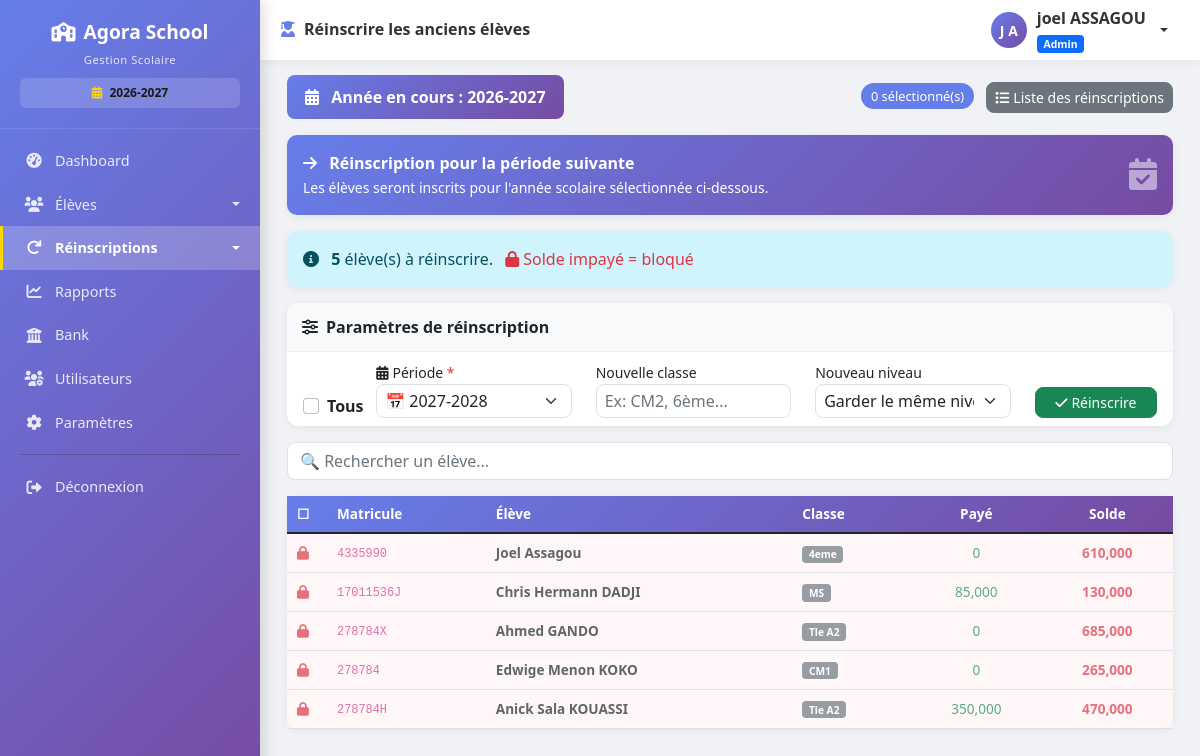
Page /reinscriptions/anciens (signed in) on the earlier database version.
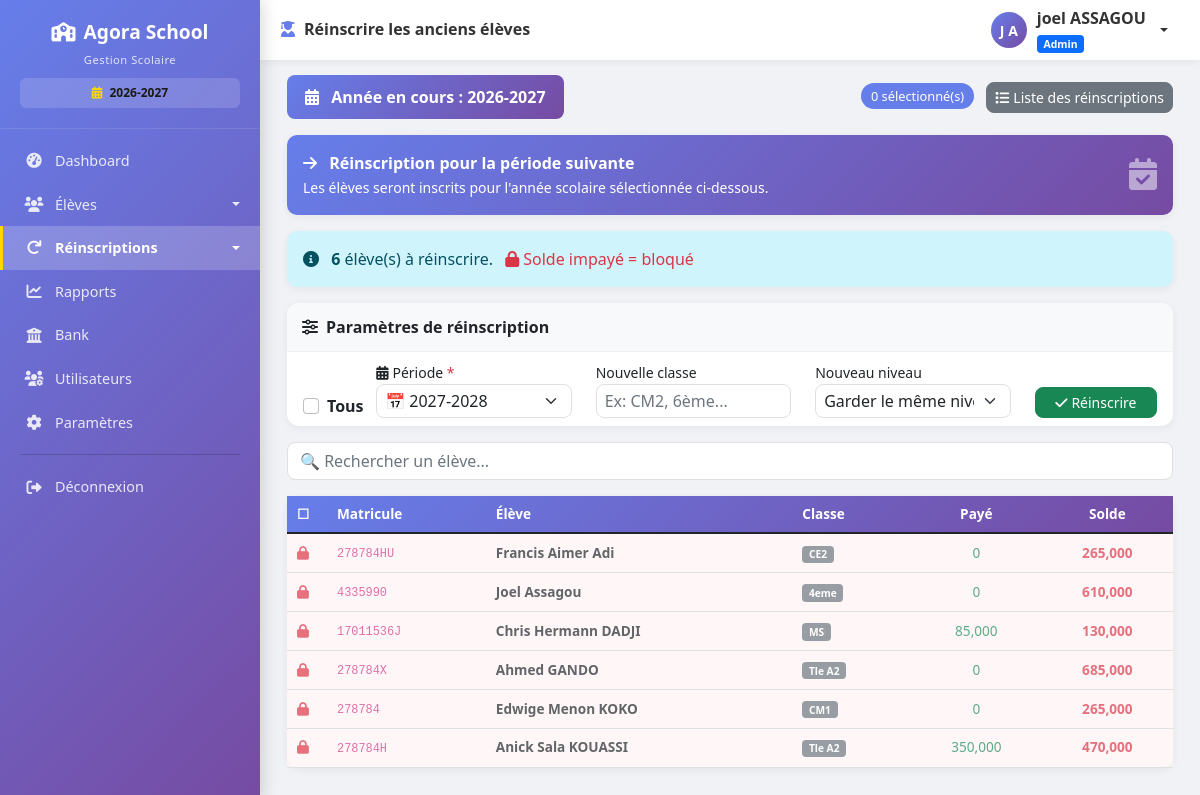
Same page on the later database version.
### models.py (models this page shows, shortened)
class Eleve(db.Model):
    __tablename__ = 'eleves'
    id = db.Column(db.Integer, primary_key=True)
    nom = db.Column(db.String(100), nullable=False)
    prenom = db.Column(db.String(100), nullable=False)
    classe = db.Column(db.String(50), nullable=False)
    genre = db.Column(db.String(1))
    date_naissance = db.Column(db.Date, nullable=True)
    lieu_naissance = db.Column(db.String(100))
    matricule = db.Column(db.String(50), unique=True, nullable=False)
    nom_parent = db.Column(db.String(200))
    profession_parent = db.Column(db.String(200))
    employeur = db.Column(db.String(200))
    telephone_parent = db.Column(db.String(20))
    adresse = db.Column(db.String(200))
    affiliation = db.Column(db.String(100))
    observation = db.Column(db.String(200))
    nom_parent1 = db.Column(db.String(200))
    profession_parent1 = db.Column(db.String(200))
    employeur2 = db.Column(db.String(200))
    telephone_parent2 = db.Column(db.String(20))
    adresse1 = db.Column(db.String(200))
    affiliation1 = db.Column(db.String(100))
    observation1 = db.Column(db.String(200))
    est_affecte_etat = db.Column(db.Boolean, default=False)
    reference_affectation = db.Column(db.String(100))
    organisme_affectation = db.Column(db.String(100), default='État')
    sous_groupe_id = db.Column(db.Integer, db.ForeignKey('sous_groupes.id'), nullable=True)
    transport_option_id = db.Column(db.Integer, db.ForeignKey('options_transport.id'), nullable=True)
    cantine_option_id = db.Column(db.Integer, db.ForeignKey('options_cantine.id'), nullable=True)
    renforcement_inscrit = db.Column(db.Boolean, default=False)
    frais_tenue = db.Column(db.Float, default=0)
    frais_droit_examen = db.Column(db.Float, default=0)
    frais_scolarite = db.Column(db.Float, default=0)
    montant_paye = db.Column(db.Float, default=0)
    date_inscription = db.Column(db.DateTime, default=datetime.utcnow)
    date_modification = db.Column(db.DateTime, default=datetime.utcnow, onupdate=datetime.utcnow)
    actif = db.Column(db.Boolean, default=True)
    commentaire = db.Column(db.Text)
    annee_scolaire = db.Column(db.String(20), default='2026-2027')
    reinscrit = db.Column(db.Boolean, default=False)
    date_reinscription = db.Column(db.DateTime, nullable=True)
    reinscrit_par = db.Column(db.String(100), nullable=True)
    paiements = db.relationship('Paiement', backref='eleve', lazy=True, cascade='all, delete-orphan')
    @property
    def frais_scolarite_total(self):
        return self.frais_scolarite or 0
    @property
    def solde(self):
        return self.frais_scolarite_total - self.montant_paye
    @property
    def nom_complet(self):
        return f"{self.prenom} {self.nom}"

### routes.py (the view)
@app.route('/reinscriptions/anciens')
@login_required
def reinscrire_anciens():
    if current_user.role not in ['admin', 'comptable']:
        flash('Accès non autorisé', 'danger')
        return redirect(url_for('liste_eleves'))
    annee_active = get_annee_active()
    annees_disponibles = get_annees_scolaires()  # 🔥 Liste depuis les paramètres
    anciens = Eleve.query.filter(
        Eleve.actif == True,
        Eleve.reinscrit == False
    ).order_by(Eleve.nom, Eleve.prenom).all()
    sous_groupes = SousGroupe.query.order_by(SousGroupe.groupe_id, SousGroupe.ordre).all()
    periode_suivante = get_periode_suivante()
    return render_template('reinscriptions/anciens.html',
                         eleves=anciens,
                         annee_active=annee_active,
                         annees_disponibles=annees_disponibles,  # 🔥 Ajouté
                         periode_suivante=periode_suivante,      # 🔥 Ajouté
                         sous_groupes=sous_groupes)

### app.py (called while the page is built)
@app.after_request
def close_db_connection(response):
    try:
        db.session.close()
    except:
        pass
    return response

### models.py (called while the page is built)
    @property
    def nom_complet(self):
        return f"{self.prenom} {self.nom}"

### routes.py (called while the page is built)
@login_manager.user_loader
def load_user(user_id):
    return User.query.get(int(user_id))

def get_parametre(cle, default=None):
    param = Parametre.query.filter_by(cle=cle).first()
    return param.valeur if param else default

def get_annees_scolaires():
    annees_str = get_parametre('annees_scolaires', '2024-2025,2025-2026,2026-2027')
    return [a.strip() for a in annees_str.split(',') if a.strip()]

def get_annee_active():
    return get_parametre('annee_scolaire_active', '2025-2026')

def get_periode_suivante():
    annees = get_annees_scolaires()
    annee_active = get_annee_active()
    if annee_active in annees:
        index = annees.index(annee_active)
        if index + 1 < len(annees):
            return annees[index + 1]
    return annees[-1] if annees else annee_active

### templates/reinscriptions/anciens.html (shortened to what the changed rows need)
{% extends "base.html" %}
{% block content %}
<div class="container-fluid">
    <div class="alert alert-info">
        <i class="fas fa-info-circle me-2"></i>
        <strong>{{ eleves|length }}</strong> élève(s) à réinscrire.
        <span class="text-danger ms-2"><i class="fas fa-lock me-1"></i>Solde impayé = bloqué</span>
    </div>
    {% if eleves|length > 0 %}
    <div class="card">
        <div class="card-body p-0">
            <div class="table-responsive">
                <table class="table table-hover mb-0" id="elevesTable">
                    <thead style="background: linear-gradient(135deg, #667eea 0%, #764ba2 100%); color: white;">
                        <tr>
                            <th width="40">☐</th>
                            <th>Matricule</th>
                            <th>Élève</th>
                            <th>Classe</th>
                            <th class="text-center">Payé</th>
                            <th class="text-center">Solde</th>
                        </tr>
                    </thead>
                    <tbody>
                        {% for eleve in eleves %}
                        <tr class="{% if eleve.solde > 0 %}bloque{% endif %}" id="row{{ eleve.id }}">
                            <td>
                                {% if eleve.solde <= 0 %}
                                <input class="form-check-input eleve-checkbox" type="checkbox"
                                       value="{{ eleve.id }}"
                                       data-nom="{{ eleve.nom_complet }}"
                                       data-classe="{{ eleve.classe }}"
                                       data-sousgroupe="{{ eleve.sous_groupe_id or '' }}"
                                       onchange="updateCounter()">
                                {% else %}
                                <i class="fas fa-lock text-danger" title="Solde : {{ '{:,.0f}'.format(eleve.solde) }} FCFA"></i>
                                {% endif %}
                            </td>
                            <td><code>{{ eleve.matricule }}</code></td>
                            <td><strong>{{ eleve.nom_complet }}</strong></td>
                            <td><span class="badge bg-secondary">{{ eleve.classe }}</span></td>
                            <td class="text-center text-success">{{ "{:,.0f}".format(eleve.montant_paye) }}</td>
                            <td class="text-center {% if eleve.solde > 0 %}text-danger fw-bold{% else %}text-success{% endif %}">
                                {{ "{:,.0f}".format(eleve.solde) }}
                            </td>
                        </tr>
                        {% endfor %}
                    </tbody>
                </table>
            </div>
        </div>
    </div>
    {% else %}
    <div class="text-center py-5">
        <i class="fas fa-check-circle fa-4x text-success mb-3"></i>
        <h4>Tous les élèves sont déjà réinscrits ! 🎉</h4>
        <a href="{{ url_for('liste_reinscriptions') }}" class="btn btn-primary mt-3">Voir les réinscriptions</a>
    </div>
    {% endif %}
</div>
{% endblock %}

Differences in the rows shown:
added Eleve: matricule "278784HU", nom_complet "Francis Aimer Adi", classe "CE2", montant_paye "0", solde "265,000"
Other differences:
{{ eleves|length }}: "5" → "6"
